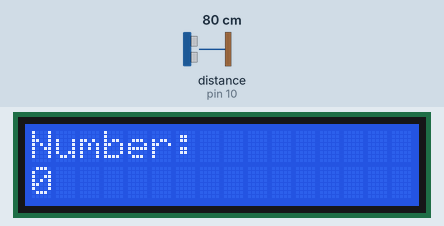
Recording of a sketch running on a simulated Arduino Uno, built with avr-gcc and run on an emulated ATmega328P. Parts: 16×2 character LCD. Wiring (inferred from the names in the program): ultrasonic range finder: trigger pin 9; echo pin 10. The test bench sets the inputs (shaded band); at power-on: distance to the obstacle (sensor on pin 10) 80 cm. The echo pulse lasts 58.3 µs per cm; what the sketch prints to the serial monitor is not drawn.

Above: at 1.2 s.
1.3 s: distance to the obstacle (sensor on pin 10) set to 18 cm
At 2.6 s:
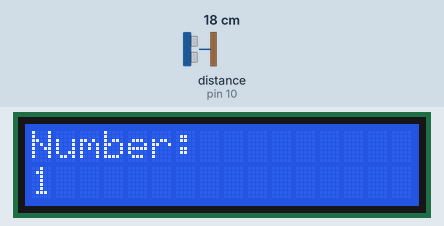
At 4.4 s:
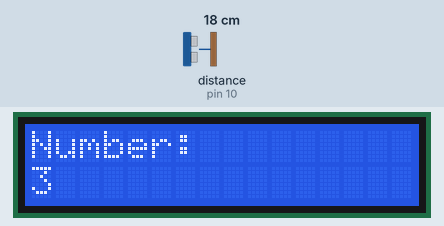
4.5 s: distance to the obstacle (sensor on pin 10) set to 2 cm
6.0 s: distance to the obstacle (sensor on pin 10) set to 8 cm
7.5 s: distance to the obstacle (sensor on pin 10) set to 11 cm
Timing chart, 0 to 10.0 s (numbered marks = the images above; inputs shaded):
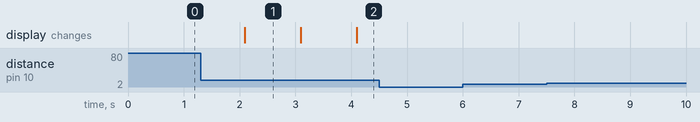

The sketch:

Attendance.ino
```cpp
#include <LiquidCrystal_I2C.h>
LiquidCrystal_I2C lcd(0x27,16,2);

const int trigPin = 9;
const int echoPin = 10;
int count=0;
// #define buzzer 11
// defines variables
long duration;
int distance;
void setup() {
  lcd.init();
  lcd.backlight();
  lcd.setCursor(0,0);
  lcd.print("Number:");
  lcd.setCursor(0,1);
  lcd.print(count);


  pinMode(trigPin, OUTPUT); // Sets the trigPin as an Output
  pinMode(echoPin, INPUT); // Sets the echoPin as an Input
  Serial.begin(9600); // Starts the serial communication
}
void loop() {
  // Clears the trigPin
  digitalWrite(trigPin, LOW);
  delayMicroseconds(2);
  // Sets the trigPin on HIGH state for 10 micro seconds
  digitalWrite(trigPin, HIGH);
  delayMicroseconds(10);
  digitalWrite(trigPin, LOW);
  // Reads the echoPin, returns the sound wave travel time in microseconds
  duration = pulseIn(echoPin, HIGH);
  // Calculating the distance
  distance = duration * 0.034 / 2;
  // Prints the distance on the Serial Monitor
  Serial.print("Distance: ");
  Serial.println(distance);

  if(distance<=30 && distance>10)
  {
    count+=1;
    lcd.setCursor(0,1);
    // for buzzer
    // digitalWrite(buzzer,HIGH);
    lcd.print(count);
  }
  delay(1000);


}
```

Measured:
- after the input at 1.3 s, the display: changes after 0.79 s (image 1)
- after the input at 4.5 s, every drawn part: stays the same
- after the input at 6.0 s, every drawn part: stays the same
- after the input at 7.5 s, every drawn part: stays the same
- what the display in image 1 shows lasts 1.0 s, from 2.1 s to 3.1 s
